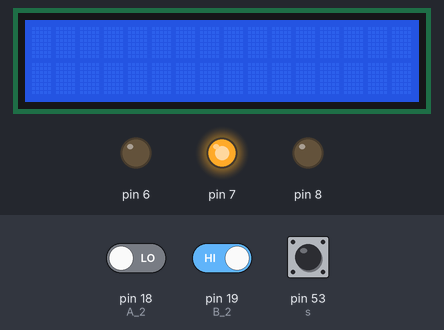
The sketch below on a simulated Arduino Mega 2560, built with avr-gcc and run on an emulated ATmega2560. Parts: 16×2 character LCD, output pins drawn as LEDs (lit = HIGH). The test bench sets the inputs (shaded band); at power-on: pin 53 (s) LOW, pin 19 (B_2) HIGH, pin 18 (A_2) LOW.

Above: at 1.2 s.
1.3 s: pin 53 (s) driven HIGH
At 1.45 s:
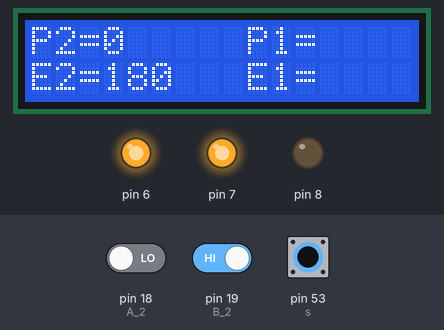
At 2.9 s:
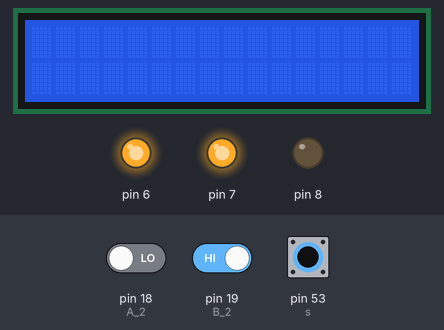
4.3 s: pin 19 (B_2) driven LOW
7.3 s: pin 53 (s) pulsed LOW 5 times (0.12 s each, 0.3 s apart)
At 8.77 s:
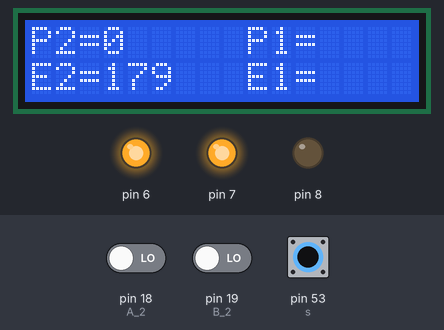
Timing chart, 0 to 10.3 s (numbered marks = the images above; inputs shaded):
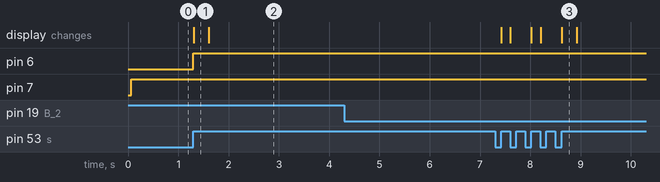

Measured:
- after the input at 1.3 s, pin 6: LOW → HIGH at once; the display: changes at once (image 1)
- after the input at 4.3 s, every drawn part: stays the same

The sketch:

proportional_control_lcd.pde
```cpp
/* proportional control to keep balancing a pendulum on an inverted position*/
#define A_2 18
#define B_2 19
#include <LiquidCrystal.h>
LiquidCrystal lcd(46, 47, 45, 44, 43, 42);
const int s=53;
volatile float count_2 = 0;
volatile float theta;
float Voltage,error2;
float Kp=14;
float setpoint=180;
void setup()
{
  DDRH=DDRH|B00111000; /* DDRH|=(1<<PH6)|(1<<PH5); */
  TCCR4A|=(1<<COM4A1)|(1<<WGM40);
  TCCR4B|=(1<<CS41)|(1<<CS40);
  pinMode(A_2, INPUT);
  pinMode(B_2, INPUT);
  pinMode(s,INPUT);
  attachInterrupt(5, doA2, CHANGE);
  attachInterrupt(4, doB2, CHANGE);
  lcd.begin(16, 2);
  //Serial.begin (9600); Serial.println("START READING");
}

void loop()
{ if(digitalRead(s)==HIGH)
{
   theta=count_2*(360.0/10000.0); /*variable to convert pulses to mechanical degrees*/
  error2= setpoint - theta;

  if(error2<=-20.0|error2>=20.0)
      { motorStop();
      }
  if (error2>0)
  {  motor_CW();
     Voltage= Kp*error2; /*control signal*/
     OCR4A=Voltage;//analogWrite(pwm,Voltage);
     if(Voltage>255.0)
     {
       Voltage=255.0;
       OCR4A=Voltage;
     }
  } //motorStop();
  if(error2<0)
     { motor_CCW();
        Voltage= Kp*error2; /*control signal*/
       Voltage=Voltage*(-1.0);
       OCR4A=Voltage;//analogWrite(pwm,Voltage);
       if(Voltage>255.0)
     {
       Voltage=255.0;
       OCR4A=Voltage;//analogWrite(pwm,Voltage);
     }

     }  //motorStop();

     if(error2<=-20.0|error2>=20.0)
      { motorStop();
      }
      lcd_prints();
      lcd.clear();
   /*Serial.print(int(count_2));
  Serial.print(" theta = ");
  Serial.print(theta);
  Serial.print(", error2 = ");
  Serial.print(error2);
  Serial.print(", pot=");
  Serial.print(Voltage);
  Serial.println();*/
}
else{motorStop();
}
}

void doA2(){
  // look for a low-to-high on channel A
  if (digitalRead(A_2) == HIGH) {
    // check channel B to see which way encoder is turning
    if (digitalRead(B_2) == LOW) {
      count_2 = count_2 + 1;         // CW
    }
    else {
      count_2 = count_2 - 1;         // CCW
    }
  }
  else   // must be a high-to-low edge on channel A
  {
    // check channel B to see which way encoder is turning
    if (digitalRead(B_2) == HIGH) {
      count_2 = count_2 + 1;          // CW
    }
    else {
      count_2 = count_2 - 1;          // CCW
    }
  }

}
void doB2(){
  // look for a low-to-high on channel B
  if (digitalRead(B_2) == HIGH) {
   // check channel A to see which way encoder is turning
    if (digitalRead(A_2) == HIGH) {
      count_2 = count_2 + 1;         // CW
    }
    else {
      count_2 = count_2 - 1;         // CCW
    }
  }
  // Look for a high-to-low on channel B
  else {
    // check channel B to see which way encoder is turning
    if (digitalRead(A_2) == LOW) {
      count_2 = count_2 + 1;          // CW
    }
    else {
      count_2 = count_2 - 1;          // CCW
    }
  }
}
void motor_CCW()
{
	PORTH=B00101000;
}
void motor_CW()
{
	PORTH=B00001000;
}
void motorStop()
{
	PORTH=B00010000;
}
void lcd_prints()
{
  lcd.setCursor(0,0);
  lcd.print("P2=");
  lcd.setCursor(0,1);
  lcd.print("E2=");
  lcd.setCursor(9,0);
  lcd.print("P1=");
  lcd.setCursor(9,1);
  lcd.print("E1=");
  lcd.setCursor(3, 0);
  lcd.print(int(theta));
  lcd.setCursor(3,1);
  lcd.print(int(error2));

  delay(10);
}
```
